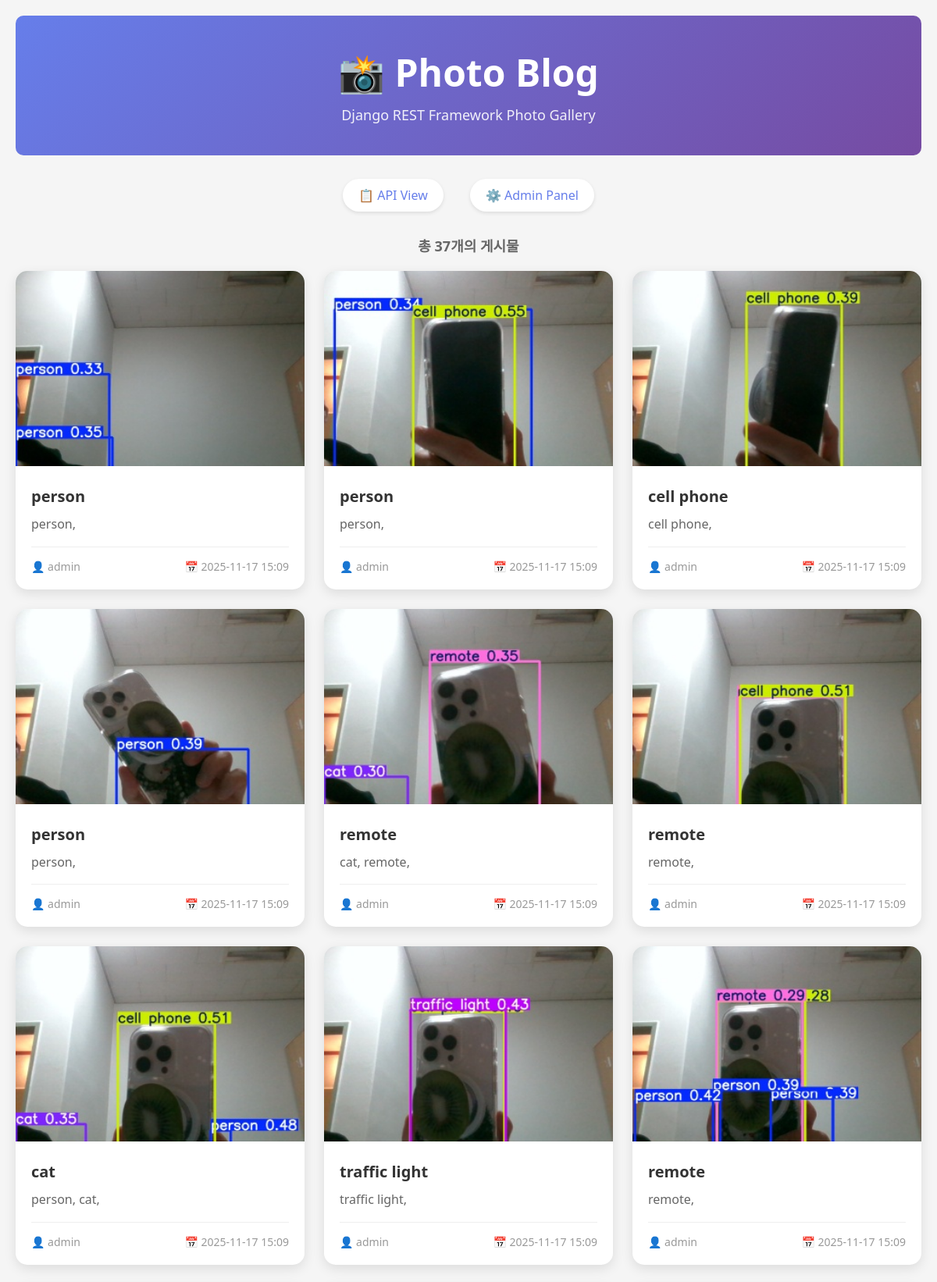
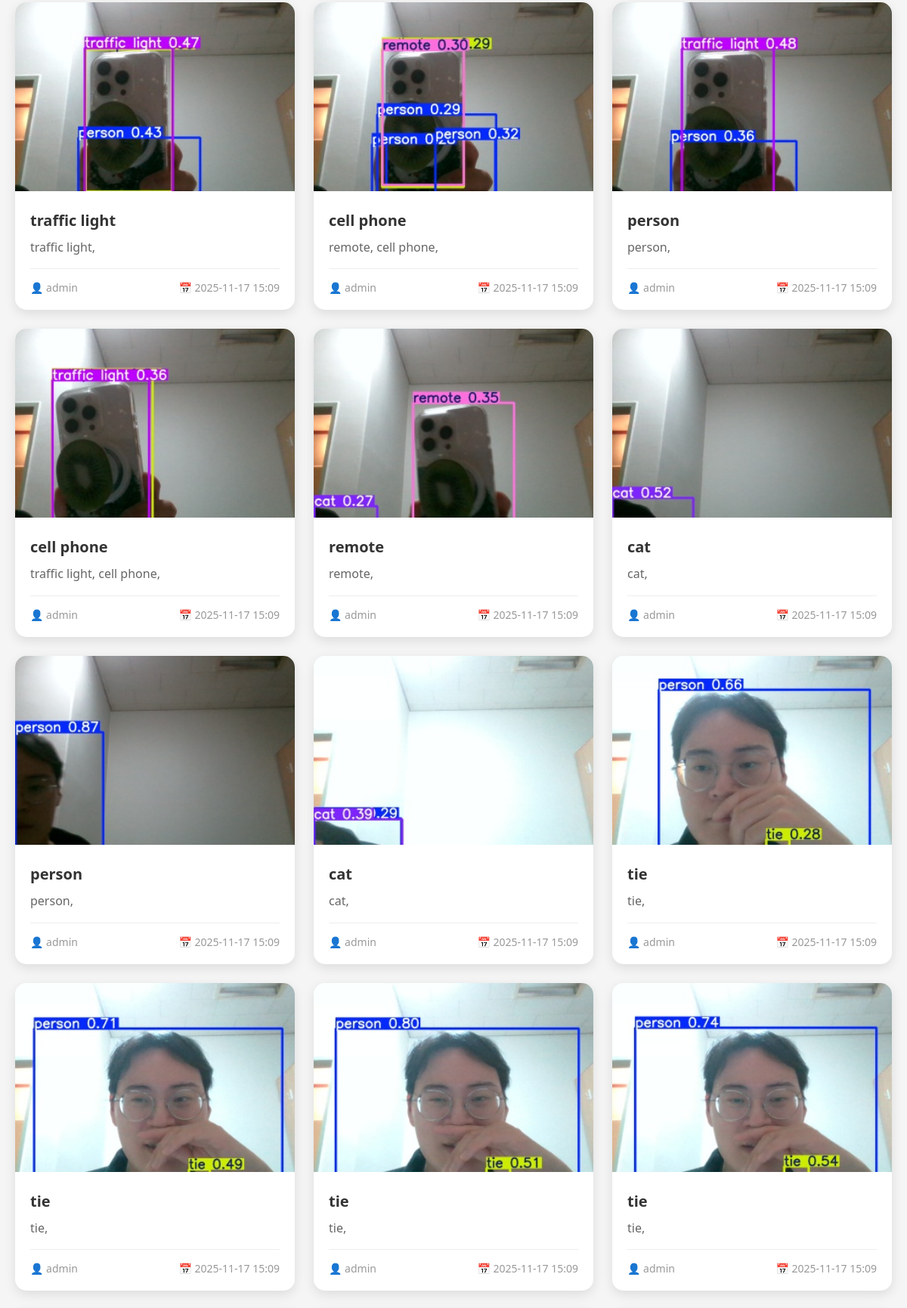
The page / (upper part) on the database its author committed (2 pictures, top to bottom).
### blog/models.py (models this page shows, shortened)
class Post(models.Model):
    author = models.ForeignKey(User, on_delete=models.CASCADE)
    title = models.CharField(max_length=200, blank=True, default='')  # 선택사항으로
    text = models.TextField(blank=True, default='')  # 선택사항으로
    created_date = models.DateTimeField(auto_now_add=True)
    published_date = models.DateTimeField(auto_now=True)
    image = models.ImageField(upload_to='blog_image/%Y/%m/%d/')

### blog/views.py (the view)
# urls.py: path('', views.post_list, name='post_list'),
def post_list(request):
    posts = Post.objects.all().order_by('-published_date')
    return render(request, 'blog/post_list.html', {'posts': posts})

### blog/templates/blog/post_list.html (shortened to what this page needs)
<!DOCTYPE html>
<html lang="ko">
<head>
</head>
<body>
    <div class="header">
        <h1>📸 Photo Blog</h1>
        <p>Django REST Framework Photo Gallery</p>
    </div>
    <div class="container">
        <div class="nav-links">
            <a href="/api_root/Post/">📋 API View</a>
            <a href="/admin/">⚙️ Admin Panel</a>
        </div>
        {% if posts %}
        <div class="post-count">
            <strong>총 {{ posts|length }}개의 게시물</strong>
        </div>
        <div class="post-grid">
            {% for post in posts %}
            <div class="post-card">
                <img src="{{ post.image.url }}" alt="{{ post.title }}" class="post-image">
                <div class="post-content">
                    <div class="post-title">{{ post.title }}</div>
                    <div class="post-text">{{ post.text|truncatewords:15 }}</div>
                    <div class="post-meta">
                        <span class="post-author">👤 {{ post.author.username }}</span>
                        <span class="post-date">📅 {{ post.published_date|date:"Y-m-d H:i" }}</span>
                    </div>
                </div>
            </div>
            {% endfor %}
        </div>
        {% else %}
        <div class="no-posts">
            <h2>📭</h2>
            <h2>아직 게시물이 없습니다</h2>
            <p>API를 통해 게시물을 추가해보세요!</p>
        </div>
        {% endif %}
    </div>
</body>
</html>

### blog/templates/blog/post_list.html (style rules this page uses)
* { margin: 0; padding: 0; box-sizing: border-box; }
body { font-family: 'Segoe UI', Tahoma, Geneva, Verdana, sans-serif; background: #f5f5f5; padding: 20px; }
.header { background: linear-gradient(135deg, #667eea 0%, #764ba2 100%); color: white; padding: 40px 20px; text-align: center; border-radius: 10px; margin-bottom: 30px; }
.header h1 { font-size: 48px; margin-bottom: 10px; }
.header p { font-size: 18px; opacity: 0.9; }
.nav-links { text-align: center; margin-bottom: 30px; }
.nav-links a { color: #667eea; text-decoration: none; margin: 0 15px; padding: 10px 20px; background: white; border-radius: 25px; display: inline-block; box-shadow: 0 2px 5px rgba(0,0,0,0.1); transition: transform 0.2s; }
.container { max-width: 1200px; margin: 0 auto; }
.post-grid { display: grid; grid-template-columns: repeat(auto-fill, minmax(300px, 1fr)); gap: 25px; margin-bottom: 40px; }
.post-card { background: white; border-radius: 15px; overflow: hidden; box-shadow: 0 5px 15px rgba(0,0,0,0.1); transition: all 0.3s; }
.post-image { width: 100%; height: 250px; object-fit: cover; }
.post-content { padding: 20px; }
.post-title { font-size: 20px; font-weight: bold; margin-bottom: 10px; color: #333; }
.post-text { color: #666; margin-bottom: 15px; line-height: 1.6; }
.post-meta { display: flex; justify-content: space-between; align-items: center; padding-top: 15px; border-top: 1px solid #eee; }
.post-author { color: #999; font-size: 14px; }
.post-date { color: #999; font-size: 14px; }
.post-count { text-align: center; margin-bottom: 20px; font-size: 18px; color: #666; }

### rows shown on the page
Post: image (picture), title "person", text "person,", author.username "admin", published_date "2025-11-17 15:09"
Post: image (picture), title "person", text "person,", author.username "admin", published_date "2025-11-17 15:09"
Post: image (picture), title "cell phone", text "cell phone,", author.username "admin", published_date "2025-11-17 15:09"
Post: image (picture), title "person", text "person,", author.username "admin", published_date "2025-11-17 15:09"
Post: image (picture), title "remote", text "cat, remote,", author.username "admin", published_date "2025-11-17 15:09"
Post: image (picture), title "remote", text "remote,", author.username "admin", published_date "2025-11-17 15:09"
Post: image (picture), title "cat", text "person, cat,", author.username "admin", published_date "2025-11-17 15:09"
Post: image (picture), title "traffic light", text "traffic light,", author.username "admin", published_date "2025-11-17 15:09"
Post: image (picture), title "remote", text "remote,", author.username "admin", published_date "2025-11-17 15:09"
Post: image (picture), title "traffic light", text "traffic light,", author.username "admin", published_date "2025-11-17 15:09"
Post: image (picture), title "cell phone", text "remote, cell phone,", author.username "admin", published_date "2025-11-17 15:09"
Post: image (picture), title "person", text "person,", author.username "admin", published_date "2025-11-17 15:09"
Post: image (picture), title "cell phone", text "traffic light, cell phone,", author.username "admin", published_date "2025-11-17 15:09"
Post: image (picture), title "remote", text "remote,", author.username "admin", published_date "2025-11-17 15:09"
Post: image (picture), title "cat", text "cat,", author.username "admin", published_date "2025-11-17 15:09"
Post: image (picture), title "person", text "person,", author.username "admin", published_date "2025-11-17 15:09"
Post: image (picture), title "cat", text "cat,", author.username "admin", published_date "2025-11-17 15:09"
Post: image (picture), title "tie", text "tie,", author.username "admin", published_date "2025-11-17 15:09"
Post: image (picture), title "tie", text "tie,", author.username "admin", published_date "2025-11-17 15:09"
Post: image (picture), title "tie", text "tie,", author.username "admin", published_date "2025-11-17 15:09"
Post: image (picture), title "tie", text "tie,", author.username "admin", published_date "2025-11-17 15:09"

### other values the page prints
{{ posts|length }} "37"
